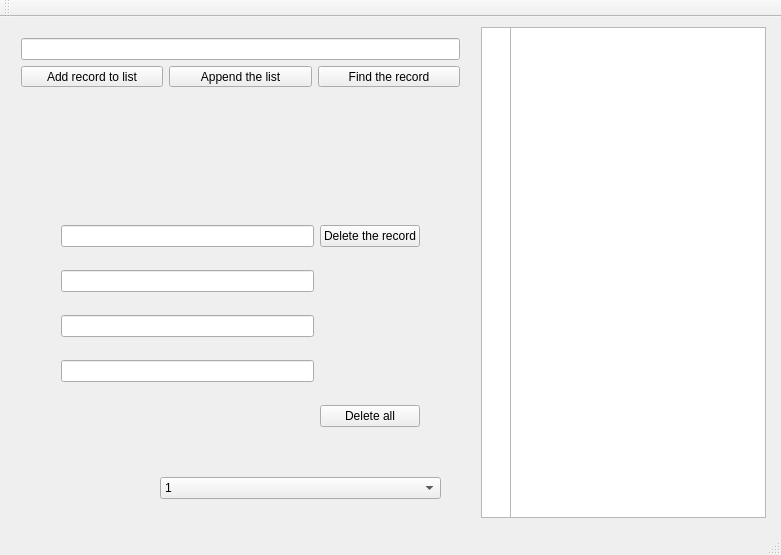
<?xml version="1.0" encoding="UTF-8"?>
<ui version="4.0">
 <class>MainWindow</class>
 <widget class="QMainWindow" name="MainWindow">
  <property name="geometry">
   <rect>
    <x>0</x>
    <y>0</y>
    <width>781</width>
    <height>555</height>
   </rect>
  </property>
  <property name="windowTitle">
   <string>MainWindow</string>
  </property>
  <widget class="QWidget" name="centralWidget">
   <widget class="QListWidget" name="listWidget">
    <property name="geometry">
     <rect>
      <x>510</x>
      <y>10</y>
      <width>256</width>
      <height>491</height>
     </rect>
    </property>
   </widget>
   <widget class="QListWidget" name="idListWidget">
    <property name="geometry">
     <rect>
      <x>481</x>
      <y>10</y>
      <width>30</width>
      <height>491</height>
     </rect>
    </property>
   </widget>
   <widget class="QWidget" name="gridLayoutWidget">
    <property name="geometry">
     <rect>
      <x>50</x>
      <y>180</y>
      <width>381</width>
      <height>261</height>
     </rect>
    </property>
    <layout class="QGridLayout" name="gridLayout">
     <item row="2" column="0">
      <widget class="QLineEdit" name="lineEdit_2"/>
     </item>
     <item row="0" column="0">
      <widget class="QLineEdit" name="deleteRecordLineEdit">
       <property name="text">
        <string/>
       </property>
      </widget>
     </item>
     <item row="3" column="0">
      <widget class="QLineEdit" name="lineEdit_3"/>
     </item>
     <item row="1" column="0">
      <widget class="QLineEdit" name="appendRecordLineEdit"/>
     </item>
     <item row="4" column="1">
      <widget class="QPushButton" name="deleteAllButton">
       <property name="text">
        <string>Delete all</string>
       </property>
      </widget>
     </item>
     <item row="0" column="1">
      <widget class="QPushButton" name="deleteRecordButton">
       <property name="text">
        <string>Delete the record</string>
       </property>
      </widget>
     </item>
    </layout>
   </widget>
   <widget class="QComboBox" name="comboBox">
    <property name="geometry">
     <rect>
      <x>160</x>
      <y>460</y>
      <width>281</width>
      <height>22</height>
     </rect>
    </property>
    <item>
     <property name="text">
      <string>1</string>
     </property>
    </item>
    <item>
     <property name="text">
      <string>2</string>
     </property>
    </item>
   </widget>
   <widget class="QWidget" name="verticalLayoutWidget">
    <property name="geometry">
     <rect>
      <x>10</x>
      <y>10</y>
      <width>461</width>
      <height>71</height>
     </rect>
    </property>
    <layout class="QVBoxLayout" name="verticalLayout">
     <item>
      <widget class="QLineEdit" name="listMainLineEdit">
       <property name="text">
        <string/>
       </property>
      </widget>
     </item>
     <item>
      <layout class="QHBoxLayout" name="horizontalLayout">
       <item>
        <widget class="QPushButton" name="addRecordButton">
         <property name="text">
          <string>Add record to list</string>
         </property>
        </widget>
       </item>
       <item>
        <widget class="QPushButton" name="appendRecordButton">
         <property name="text">
          <string>Append the list</string>
         </property>
        </widget>
       </item>
       <item>
        <widget class="QPushButton" name="findRecordButton">
         <property name="text">
          <string>Find the record</string>
         </property>
        </widget>
       </item>
      </layout>
     </item>
    </layout>
   </widget>
  </widget>
  <widget class="QMenuBar" name="menuBar">
   <property name="geometry">
    <rect>
     <x>0</x>
     <y>0</y>
     <width>781</width>
     <height>20</height>
    </rect>
   </property>
  </widget>
  <widget class="QToolBar" name="mainToolBar">
   <attribute name="toolBarArea">
    <enum>TopToolBarArea</enum>
   </attribute>
   <attribute name="toolBarBreak">
    <bool>false</bool>
   </attribute>
  </widget>
  <widget class="QStatusBar" name="statusBar"/>
 </widget>
 <layoutdefault spacing="6" margin="11"/>
 <resources/>
 <connections/>
</ui>
